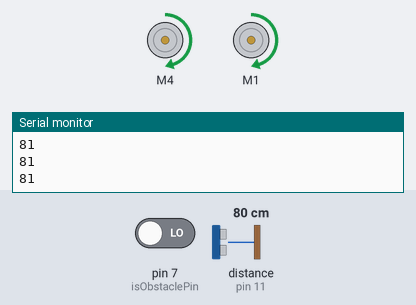
This sketch was run on a simulated Arduino Uno, built with avr-gcc and run on an emulated ATmega328P. On the bench: 2 × DC motor (green arrow = forward, orange = backward, longer = faster), the last lines printed to the serial monitor. Wiring (inferred from the names in the program): ultrasonic range finder: trigger pin 12; echo pin 11. Inputs (shaded band) come from the test bench; at power-on: distance to the obstacle (sensor on pin 11) 80 cm, pin 7 (isObstaclePin) LOW. The echo pulse lasts 58.3 µs per cm.

Above: at 1.2 s.
1.3 s: distance to the obstacle (sensor on pin 11) set to 17 cm
2.8 s: distance to the obstacle (sensor on pin 11) set to 13 cm
At 4.0 s:
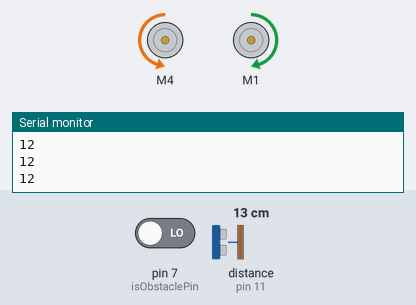
4.3 s: distance to the obstacle (sensor on pin 11) set to 18 cm
At 5.4 s:
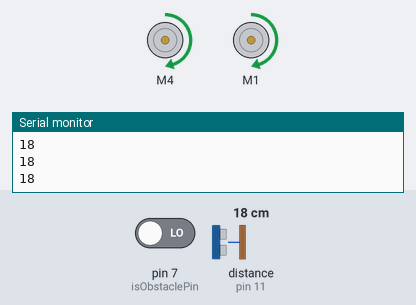
5.8 s: distance to the obstacle (sensor on pin 11) set to 2 cm
At 6.5 s:
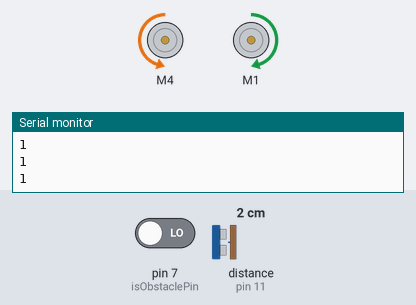
Timing chart, 0 to 8.3 s (numbered marks = the images above; inputs shaded):
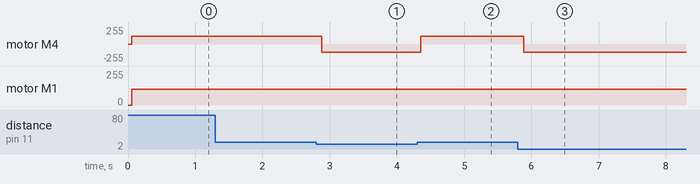

Measured:
- the behaviour switches between 15 and 14 cm on distance to the obstacle (sensor on pin 11) (found by bisection; images 0 and 1)
- after the input at 2.8 s, motor M4: forward 120/255 → backward 120/255 after 0.08 s
- after the input at 4.3 s, motor M4: backward 120/255 → forward 120/255 after 0.05 s
- after the input at 5.8 s, motor M4: forward 120/255 → backward 120/255 after 0.09 s

The sketch:

sketch_feb09b.ino
```cpp
#include<AFMotor.h>

const int trig = 12;
const int echo = 11;
AF_DCMotor motor1(4);
AF_DCMotor motor2(1);
int isObstaclePin = 7;

int duration = 0;
int distance = 0;
int isObstacle = LOW;

void setup()
{
  pinMode(trig , OUTPUT);
  pinMode(echo , INPUT);
  motor1.setSpeed(120);
  motor2.setSpeed(120);

  Serial.begin(9600);

}

void loop()
{
  digitalWrite(trig , HIGH);
  delayMicroseconds(1000);
  digitalWrite(trig , LOW);


  duration = pulseIn(echo , HIGH);
  distance = (duration / 2) / 28.5 ;
  delay(50);
  Serial.println(distance);
  isObstacle = digitalRead(isObstaclePin);
  if ( distance < 15 || isObstacle == HIGH  )
  {
    motor1.run(BACKWARD);
    motor2.run(FORWARD);
  }
  else
  {
    motor1.run(FORWARD);
    motor2.run(FORWARD);
  }

}
```
